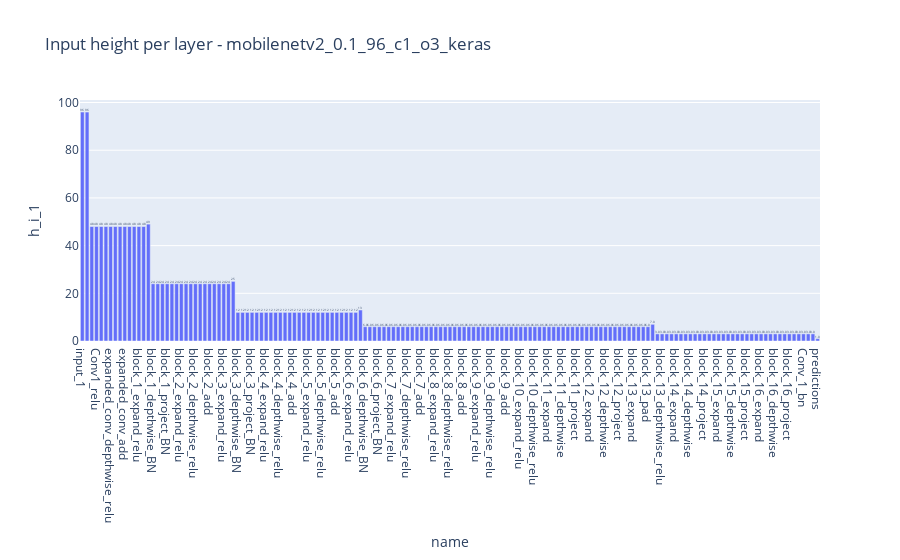

The notebook cell this image was saved under:
### Code cell
fig2 = px.bar(df, x="name", y= "h_i_1", text_auto=".2s",
    title=f"Input height per layer - {model_name}")
#fig2.add_hline(y=256000, line_width=3, line_dash="dash", line_color="orange")
#fig2.update_yaxes(autorange="reversed")
#fig2.update_yaxes(rangemode="tozero")
fig2.show()

### Figure 1 — Plotly figure (JSON) as saved in the notebook; plotly's stock layout.template omitted (floating-point values rounded to 4 significant figures; data arrays with more than 128 entries replaced by an {"elided": "..."} marker saying what was removed)
{"data": [{"alignmentgroup": "True", "hovertemplate": "name=%{x}<br>h_i_1=%{y}<extra></extra>", "legendgroup": "", "marker": {"color": "#636efa", "pattern": {"shape": ""}}, "name": "", "offsetgroup": "", "orientation": "v", "showlegend": false, "textposition": "auto", "texttemplate": "%{y:.2s}", "type": "bar", "x": {"elided": "157 str values"}, "xaxis": "x", "y": {"elided": "157 int values"}, "yaxis": "y"}], "layout": {"barmode": "relative", "legend": {"tracegroupgap": 0}, "title": {"text": "Input height per layer - mobilenetv2_0.1_96_c1_o3_keras"}, "xaxis": {"anchor": "y", "domain": [0, 1], "title": {"text": "name"}}, "yaxis": {"anchor": "x", "domain": [0, 1], "title": {"text": "h_i_1"}}}}
